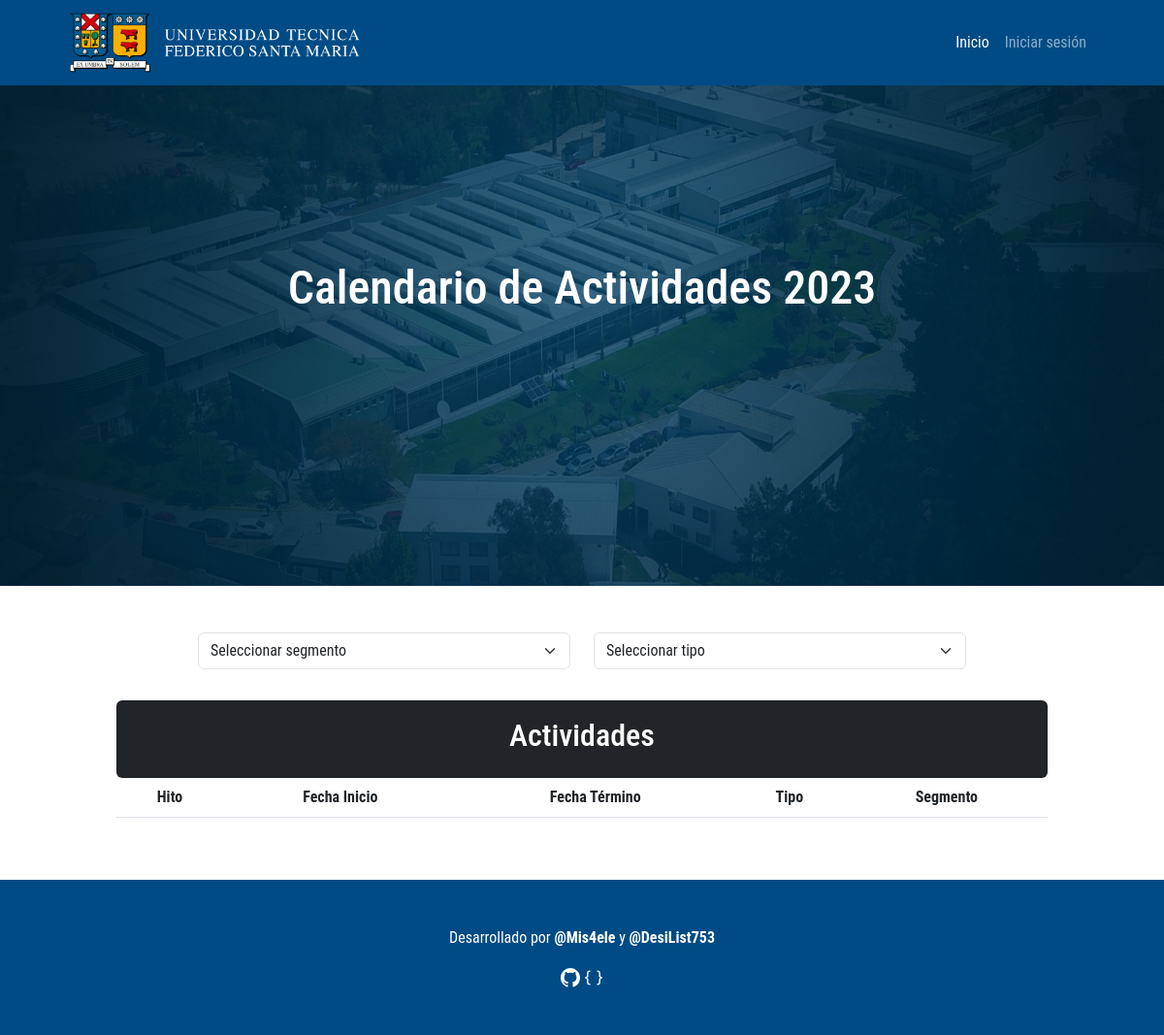
The app's page /, older data.
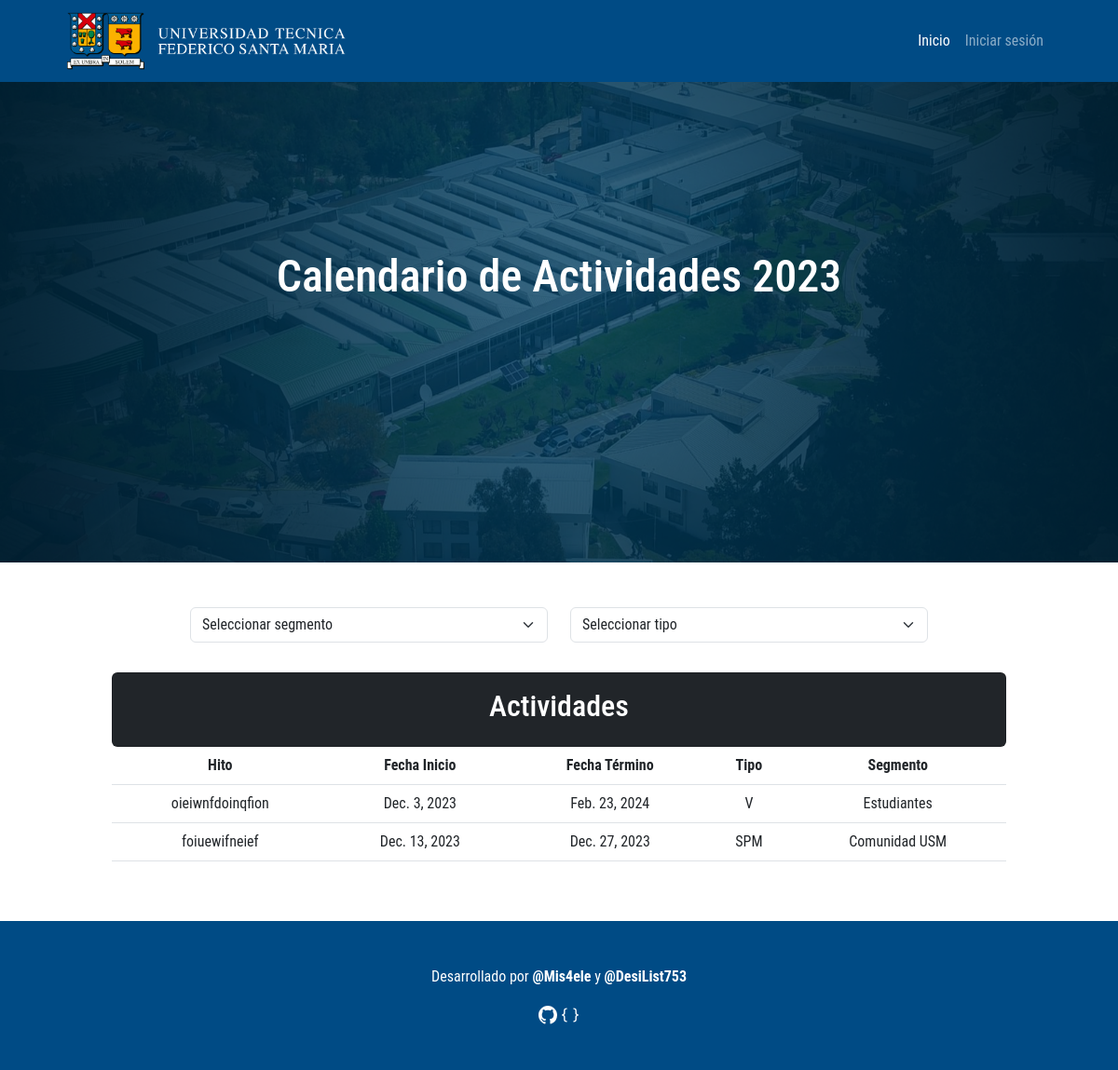
The same page, newer data.
### UsmCalendar/models.py (models this page shows, shortened)
class Evento(models.Model):
    fecha_inicio = models.DateField()
    fecha_termino = models.DateField()
    titulo = models.CharField(max_length=100)
    descripcion = models.CharField(max_length=500)
    tipo = models.CharField(max_length=40, choices=TIPO, default="V")
    segmentos = models.ManyToManyField('segmento')

class Segmento(models.Model):
    nombre = models.CharField(max_length=100)
    def __str__(self):
        return self.nombre

### UsmCalendar/views.py (the view, shortened to what this page needs)
# urls.py: path('', views.index, name='index'),
def index(request):
    title = "EventFlow"
    Eventos = Evento.objects.order_by('fecha_inicio').filter(fecha_inicio__gte=timezone.now().date())
    segmento = request.GET.get('selectSegmento')
    tipo = request.GET.get('selectTipo')
    if not segmento:
        segmento = "Todos"
    if not tipo:
        tipo = "Todos"
    if segmento == "Todos" and tipo == "Todos":
        EventosSelected = Eventos
    data = {
        "title": title,
        "año": timezone.now().year,
        "Eventos": Eventos,
        "Segmentos": Segmento.objects.all(),
        "Tipos": tipos,
        "selectSegmento": segmento,
        "selectTipo": tipo,
        "EventosSelected": EventosSelected,
    }
    return render(request, 'UsmCalendar/index.html', data)

### UsmCalendar/templates/UsmCalendar/index.html (shortened to what this page needs)
{% extends "UsmCalendar/base.html" %}
{% load static %}
{% block styles %}
<link rel="stylesheet" href="{% static 'UsmCalendar/css/style.css' %}">
{% endblock styles %}
{% block body %}
<header>
    <nav class="navbar navbar-expand-lg" data-bs-theme="dark" style="background-color: #004B85;">
        <div class="container-fluid">
            <a class="navbar-brand" href="{% url 'index' %}">
                <img src="{% static 'UsmCalendar/img/logo-usm_blanco.png' %}" alt="Logo USM" width="300px" height="100%">
            </a>
            <div class="collapse navbar-collapse justify-content-end" id="navbarNavAltMarkup">
                <div class="navbar-nav">
                    <a class="nav-link active" aria-current="page" href="{% url 'index' %}">Inicio</a>
                    {% if user.is_authenticated %}
                    <a class="nav-link" href="{% url 'admin:index' %}">Bienvenid@ {{ user.username }}!</a>
                    <a class="nav-link" href="{% url 'logout' %}">Cerrar sesión</a>
                    {% else %}
                    <a class="nav-link" href="{% url 'login' %}">Iniciar sesión</a>
                    {% endif %}
                </div>
            </div>
        </div>
    </nav>
</header>
<section id="inicio">
    <img src="{% static 'UsmCalendar/img/fondo_vina.png' %}" alt="Fondo Calendario" width="100%">
    <h1 class="text-center">Calendario de Actividades {{ año }}</h1>
</section>
<br><br>
<section id="selectSegmentoTipo">
    <form class="row col" method="get">
        <div class="col-sm-2"></div>
        <div class="col-sm-4">
            <select class="form-select mb-2" name="selectSegmento" onchange="this.form.submit()">
                <option value="Todos" {% if selectSegmento == "Todos" %}selected{% endif %}>Seleccionar segmento</option>
            </select>
        </div>
        <div class="col-sm-4">
            <select class="form-select mb-2" name="selectTipo" onchange="this.form.submit()">
            <option value="Todos" {% if selectTipo == tipo.id %}selected{% endif %}>Seleccionar tipo</option>
            </select>
        </div>
        <div class="col-sm-2"></div>
    </form>
</section>
<br>
<section id="actividades" class="text-center">
    <div class="card bg-dark text-white">
        <div class="card-body">
            <h2>Actividades</h1>
        </div>
    </div>
    <table class="table">
        <thead>
            <tr>
                <th scope="col">Hito</th>
                <th scope="col">Fecha Inicio</th>
                <th scope="col">Fecha Término</th>
                <th scope="col">Tipo</th>
                <th scope="col">Segmento</th>
            </tr>
        </thead>
        <tbody>
            {% for evento in EventosSelected %}
            <tr>
                <td>{{ evento.titulo }}</th>
                <td>{{ evento.fecha_inicio }}</td>
                <td>{{ evento.fecha_termino }}</td>
                <td>{{ evento.tipo }}</td>
                <td>
                    {% for segmento in evento.segmentos.all %}
                        {{ segmento.nombre }}
                    {% endfor %}
                </td>
            </tr>
            {% endfor %}
        </tbody>
    </table>
</section>
<br><br>
<footer>
    <div class="row" style="background-color: #004B85;">
        <div class="col text-center text-white">
            <br><br>
            <p>Desarrollado por <strong><a href="https://github.com/Mis4ele" target="_blank">@Mis4ele</a></strong> y <strong><a href="https://github.com/DesiList753" target="_blank">@DesiList753</a></strong></p>
            <a href="https://github.com/Mis4ele/CER3-EventFlow-USM" target="_blank">
            </a>
            <a href="{% url 'evento-GET-todos-list' %}">
            </a>
            <br><br><br>
        </div>
    </div>
</footer>
{% endblock %}

### UsmCalendar/templates/UsmCalendar/base.html (shortened to what this page needs)
{% load static %}
<!DOCTYPE html>
<html lang="es">
<head>
    <link rel="stylesheet" href="{% static 'UsmCalendar/css/bootstrap.css' %}">
    {% block styles %}
    {% endblock styles %}
</head>
<body>
    {% block body %}
    {% endblock %}
</body>
</html>

### UsmCalendar/static/UsmCalendar/css/style.css (style rules this page uses)
body { font-family: 'Roboto Condensed'; overflow-x: hidden; }
.navbar .container-fluid { margin: 0px 5vw 0px 5vw; }
#inicio { position: relative; height: 43vw; width: 100%; }
#inicio img { position: absolute; top: 0; left: 0; width: 100%; height: 100%; z-index: -1; }
#inicio h1 { position: relative; color: #FFF; font-size: 4vw; top: 15vw; margin: 0px; animation: fadeIn 2s ease-in-out; }
#actividades { margin: 0 10% 0 10%; }
footer a { color: #FFF; text-decoration: none; transition-duration: 200ms; }

Row changes from the older to the newer data that the page shows:
added Evento: titulo "oieiwnfdoinqfion", fecha_inicio "Dec. 3, 2023", fecha_termino "Feb. 23, 2024", tipo "V"
now on this page (row edited): Segmento: nombre "Estudiantes", shown under "oieiwnfdoinqfion"
added Evento: titulo "foiuewifneief", fecha_inicio "Dec. 13, 2023", fecha_termino "Dec. 27, 2023", tipo "SPM"
now on this page (row edited): Segmento: nombre "Comunidad USM", shown under "foiuewifneief"
